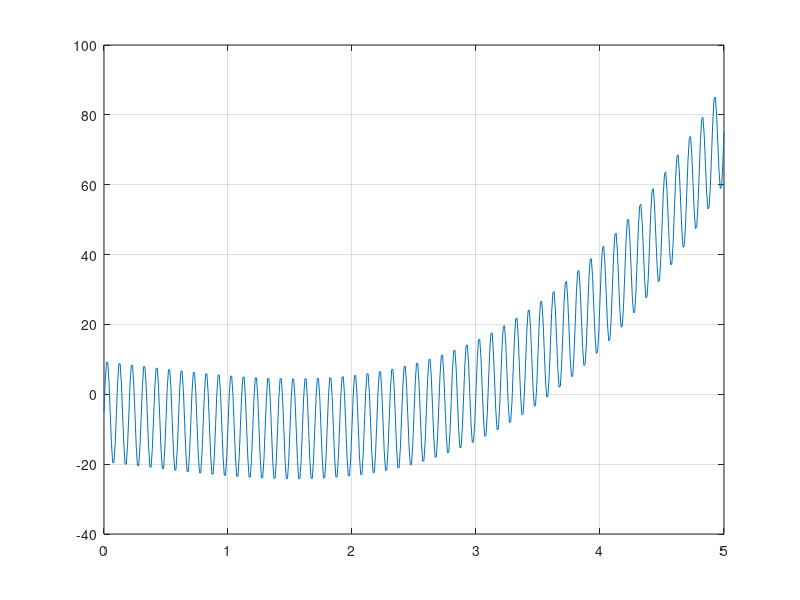
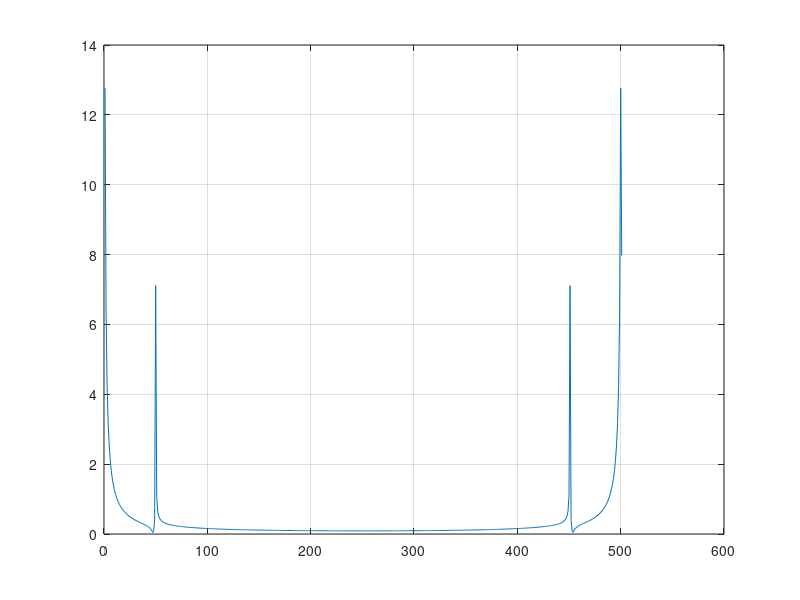
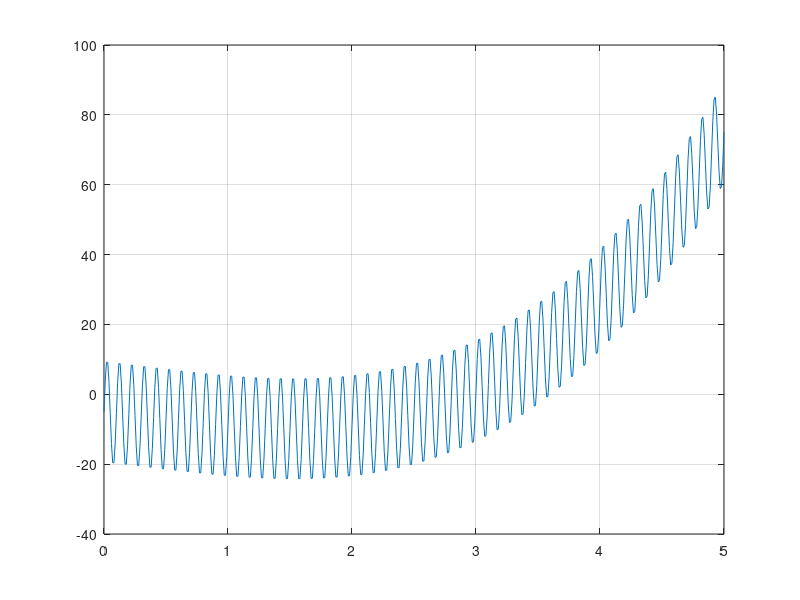

These figures' MATLAB source, in order:
dt = 0.01;
T = 5;
time = 0:dt:T;

y = load("f9.txt");
N = length(y);
figure
plot(time, y), grid;

% Finding Fourier transforms
fourier_func = zeros(1, N);
for m = 1:N
  for j = 1:N
    fourier_func(m) = fourier_func(m) + 1 / N * y(j) * exp(1) ^ (-1i * 2 * pi * m * j / N);
  end
end
fourier_func = abs(fourier_func);
figure
plot(fourier_func), grid;

% Finding frequency and extremum
df = 1 / T;
f = 0:df:round(N / 2) * df;
counter = 0;
extr = zeros(2, 1);
for k = 3:round(N / 2) - 1
  if (fourier_func(k) > fourier_func(k + 1) && ...
          fourier_func(k) > fourier_func(k - 1) && ...
          abs(fourier_func(k) - fourier_func(k + 1)) > 1)
    counter = counter + 1;
    extr(counter) = k * df;
  end
end

% Finding approximate parameters
sn = sin(2 * pi * extr(1) * time);
A = [sum(time .^ 6), sum(time .^ 5), sum(time .^ 4), sum(sn .* time .^ 3), sum(time .^ 3);
     sum(time .^ 5), sum(time .^ 4), sum(time .^ 3), sum(sn .* time .^ 2), sum(time .^ 2);
     sum(time .^ 4), sum(time .^ 3), sum(time .^ 2), sum(sn .* time), sum(time);
     sum(sn .* time .^ 3), sum(sn .* time .^ 2), sum(sn .* time), sum(sn .* sn), sum(N * sn);
     sum(time .^ 3), sum(time .^ 2), sum(time), sum(N * sn), N];
b = [sum(y .* time.^ 3), sum(y .* time .^ 2), sum(y .* time), sum(y .* sn),  sum(y)];
a = A \ b';

% Building approximate function using founded parameters
approx = a(1) .* time .^ 3 + a(2) .* time .^ 2 + a(3) .* time + a(4) .* sn + a(5);
figure
plot(time, approx), grid;

max_influence = extr
a